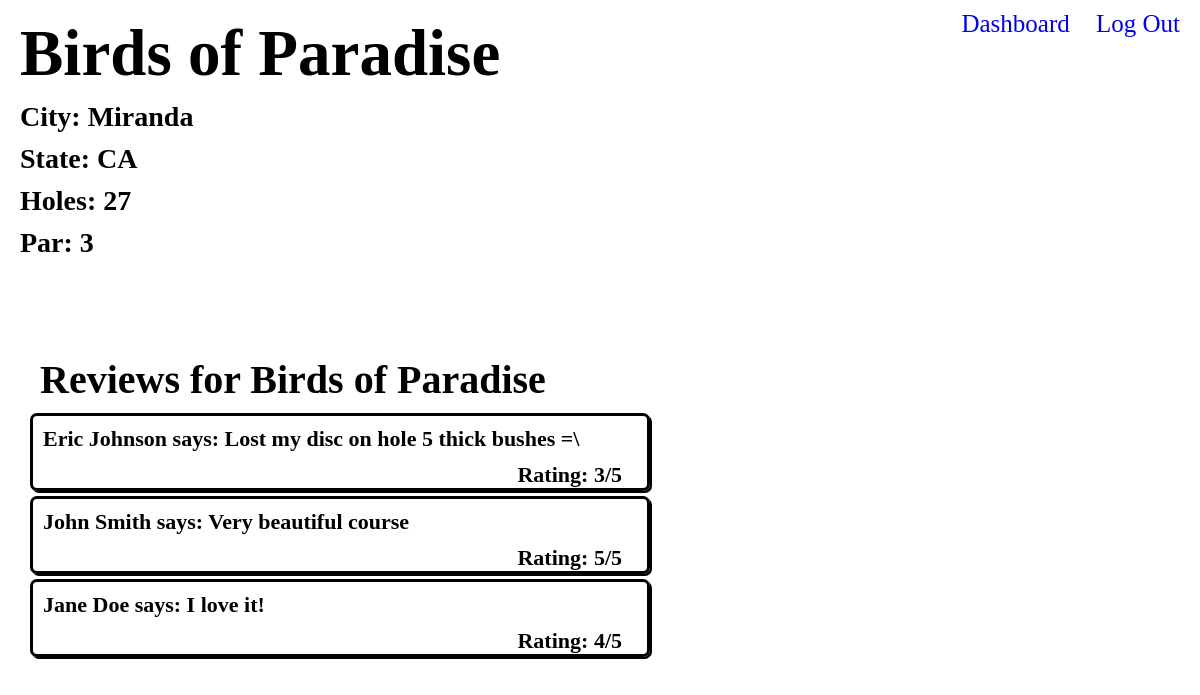
The app's page /course/23 with its own data.
### main/models.py (models this page shows)
class Course(models.Model):
    name = models.CharField(max_length=255)
    city = models.CharField(max_length=255)
    state = models.CharField(max_length=255)
    number_of_holes = models.IntegerField()
    par = models.IntegerField()
    liked_by = models.ManyToManyField(User, related_name="liked_courses")
    created_by = models.ForeignKey(User, related_name="creator", on_delete=models.CASCADE)
    create_at = models.DateTimeField(auto_now_add=True)
    updated_at = models.DateTimeField(auto_now=True)
    objects = CourseManager()

class Review(models.Model):
    content = models.CharField(max_length=255)
    rating = models.IntegerField()
    author = models.ForeignKey(User, related_name="reviews_left", on_delete=models.CASCADE)
    course_for = models.ForeignKey(Course, related_name="reviews", on_delete=models.CASCADE)
    create_at = models.DateTimeField(auto_now_add=True)
    updated_at = models.DateTimeField(auto_now=True)

class User(models.Model):
    fname = models.CharField(max_length=656)
    lname = models.CharField(max_length=656)
    email = models.CharField(max_length=656)
    password = models.CharField(max_length=656)
    create_at = models.DateTimeField(auto_now_add=True)
    updated_at = models.DateTimeField(auto_now=True)
    objects = UserManager()

### main/views.py (the view)
# urls.py: path('course/<int:course_id>', views.one_course),
def one_course(request, course_id):
    context = {
        'course': Course.objects.get(id=course_id)
    }
    return render(request, "one_course.html", context)

### main/templates/one_course.html (shortened to what this page needs)
<!DOCTYPE html>
<html lang="en">
<head>
    {% load static %}
    <link rel="stylesheet" href="{% static '/one_course.css' %}">
</head>
<body>
    <div class="body-wrapper">
        <div class="top-content">
            <header>
                    <div class="top-links">
                        <a href="/dashboard">Dashboard</a>
                        <a href="/logout">Log Out</a>
                    </div>
            </header>
            <div class="course-content">
                <h2 class="top-name text-shadow">{{course.name}}</h2>
                <h4 class="text-shadow">City: {{course.city}}</h4>
                <h4 class="text-shadow">State: {{course.state}}</h4>
                <h4 class="text-shadow">Holes: {{course.number_of_holes}}</h4>
                <h4 class="text-shadow">Par: {{course.par}}</h4>
            </div>
        </div>
        <div class="lower-content">
            <div class="reviews">
                <h2>Reviews for {{course.name}}</h2>
                {% for review in course.reviews.all %}
                <div class="individual-reviews">
                        <p class="name-and-review">{{review.author.fname}} {{review.author.lname}} says: {{review.content}}</p>
                        <p class="rating">Rating: {{review.rating}}/5</p>
                    </div>
                    {% endfor %}
            </div>
        </div>
    </div>
</body>
</html>

### main/static/one_course.css (style rules this page uses)
* { width: 100%; padding: 0px; margin: 0px; box-sizing: border-box; }
body { background-image: url('https://www.innovadiscs.com/wp-content/uploads/2015/06/course-target-featured.jpg'); background-repeat: no-repeat; background-attachment: scroll; background-size: cover; }
.text-shadow { text-shadow: 2px 2px white; }
.top-links { text-align: right; margin-right: 10px; padding: 10px 10px 0px 0px; font-size: 25px; text-shadow: 2px 2px white; }
.course-content { border-radius: 10px; height: 300px; margin: 10px; }
h2 { margin: 10px; font-size: 40px; }
h4 { margin: 10px; font-size: 28px; }
h2.top-name { font-size: 65px; margin: -32px 10px 10px 10px; }
p { margin: 10px 10px 10px 40px; font-size: 22px; }
p.rating { margin: 10px 20px 0px 0px; text-align: right; padding-right: 25px; }
a { margin: 10px; text-decoration: none; }
div.lower-content { color: black; width: 55%; font-weight: bold; }
.reviews { background-color: rgba(255,255,255,.8); border-radius: 35px; padding: 10px; max-height: 400px; overflow: scroll; }
.lower-content { margin: 10px; padding: 10px; }
.individual-reviews { border: 3px solid; box-shadow: 2px 2px; margin: 5px 0px 0px 0px; border-radius: 7px; }
.name-and-review { margin-left: 10px; }

### records on screen
Course: name "Birds of Paradise", city "Miranda", state "CA", number_of_holes "27", par "3"
Review: author.fname "Eric", author.lname "Johnson", content "Lost my disc on hole 5 thick bushes =\\", rating "3"
Review: author.fname "John", author.lname "Smith", content "Very beautiful course", rating "5"
Review: author.fname "Jane", author.lname "Doe", content "I love it!", rating "4"
